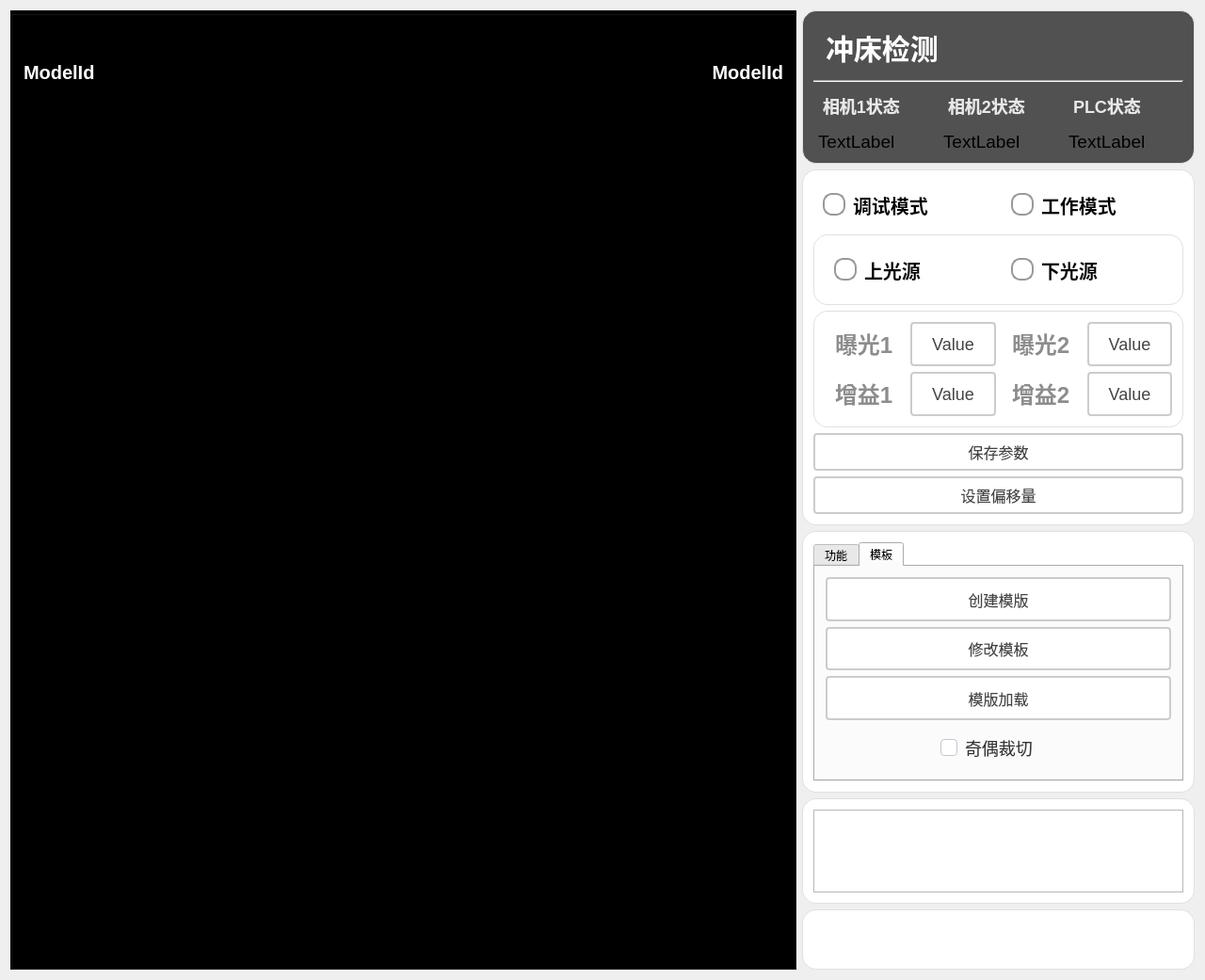
<?xml version="1.0" encoding="UTF-8"?>
<ui version="4.0">
 <class>PunchPressClass</class>
 <widget class="QMainWindow" name="PunchPressClass">
  <property name="geometry">
   <rect>
    <x>0</x>
    <y>0</y>
    <width>1280</width>
    <height>1041</height>
   </rect>
  </property>
  <property name="windowTitle">
   <string>PunchPress</string>
  </property>
  <widget class="QWidget" name="centralWidget">
   <layout class="QGridLayout" name="gridLayout_5">
    <item row="0" column="0">
     <layout class="QHBoxLayout" name="horizontalLayout_6" stretch="2,1">
      <item>
       <widget class="QGroupBox" name="gBoix_ImageDisplay">
        <property name="styleSheet">
         <string notr="true">QGroupBox{
	background-color: black;
}</string>
        </property>
        <property name="title">
         <string/>
        </property>
        <layout class="QGridLayout" name="gridLayout">
         <item row="0" column="0">
          <layout class="QVBoxLayout" name="verticalLayout" stretch="1,9">
           <item>
            <layout class="QHBoxLayout" name="horizontalLayout_3" stretch="1,1">
             <item>
              <widget class="QLabel" name="lb_showModelIdA">
               <property name="sizePolicy">
                <sizepolicy hsizetype="Expanding" vsizetype="Expanding">
                 <horstretch>0</horstretch>
                 <verstretch>0</verstretch>
                </sizepolicy>
               </property>
               <property name="styleSheet">
                <string notr="true">QLabel {
       font-size: 20px;        
       font-weight: bold;        
       color:  rgb(255, 255, 255);       
		background-color: black;
    }</string>
               </property>
               <property name="text">
                <string>ModelId</string>
               </property>
               <property name="alignment">
                <set>Qt::AlignmentFlag::AlignLeading|Qt::AlignmentFlag::AlignLeft|Qt::AlignmentFlag::AlignVCenter</set>
               </property>
              </widget>
             </item>
             <item>
              <widget class="QLabel" name="lb_showModelIdB">
               <property name="sizePolicy">
                <sizepolicy hsizetype="Expanding" vsizetype="Expanding">
                 <horstretch>0</horstretch>
                 <verstretch>0</verstretch>
                </sizepolicy>
               </property>
               <property name="layoutDirection">
                <enum>Qt::LayoutDirection::LeftToRight</enum>
               </property>
               <property name="styleSheet">
                <string notr="true">QLabel {
       font-size: 20px;        
       font-weight: bold;        
       color:  rgb(255, 255, 255);       
		background-color: black;
    }</string>
               </property>
               <property name="text">
                <string>ModelId</string>
               </property>
               <property name="alignment">
                <set>Qt::AlignmentFlag::AlignRight|Qt::AlignmentFlag::AlignTrailing|Qt::AlignmentFlag::AlignVCenter</set>
               </property>
              </widget>
             </item>
            </layout>
           </item>
           <item>
            <widget class="QLabel" name="label_imgDisplay_1">
             <property name="sizePolicy">
              <sizepolicy hsizetype="Expanding" vsizetype="Expanding">
               <horstretch>0</horstretch>
               <verstretch>0</verstretch>
              </sizepolicy>
             </property>
             <property name="maximumSize">
              <size>
               <width>999</width>
               <height>999</height>
              </size>
             </property>
             <property name="text">
              <string>TextLabel</string>
             </property>
            </widget>
           </item>
          </layout>
         </item>
        </layout>
       </widget>
      </item>
      <item>
       <layout class="QVBoxLayout" name="verticalLayout_10">
        <item>
         <widget class="QGroupBox" name="groupBox_head">
          <property name="styleSheet">
           <string notr="true">QGroupBox {
    font-size: 20px;
    font-weight: bold;
    background-color: rgb(81, 81, 81);
    border: 1px solid #e0e0e0;
    border-radius: 2px;
	border-radius: 15px
}

QGroupBox::title {
    subcontrol-origin: margin;
    left: 10px;
    padding: 0 5px;
    color: #2c3e50;
}</string>
          </property>
          <property name="title">
           <string/>
          </property>
          <layout class="QGridLayout" name="gridLayout_3">
           <item row="0" column="0">
            <layout class="QVBoxLayout" name="verticalLayout_3">
             <item>
              <layout class="QHBoxLayout" name="hLayout_title" stretch="3,2">
               <item>
                <widget class="QLabel" name="label_title">
                 <property name="sizePolicy">
                  <sizepolicy hsizetype="Expanding" vsizetype="Expanding">
                   <horstretch>0</horstretch>
                   <verstretch>0</verstretch>
                  </sizepolicy>
                 </property>
                 <property name="styleSheet">
                  <string notr="true">QLabel {
       font-size: 30px;        
       font-weight: bold;        
       color: rgb(255, 255, 255);         
       padding: 5px 5px;     
       border-bottom: 2px solid #cccccc; 
    }</string>
                 </property>
                 <property name="text">
                  <string>冲床检测</string>
                 </property>
                </widget>
               </item>
               <item>
                <widget class="QPushButton" name="pbtn_exit">
                 <property name="sizePolicy">
                  <sizepolicy hsizetype="Expanding" vsizetype="Expanding">
                   <horstretch>0</horstretch>
                   <verstretch>0</verstretch>
                  </sizepolicy>
                 </property>
                 <property name="styleSheet">
                  <string notr="true">QPushButton {
    color: white;
    border: none;
    border-radius: 5px;
    padding: 8px 16px 8px 36px; 
    font-size: 14px;
    qproperty-icon: url(:/icons/close.png);  
    qproperty-iconSize: 40px 40px;
}

QPushButton:hover {
    background-color: #ff6666;
}

QPushButton:pressed {
    background-color: #cc0000;
}</string>
                 </property>
                 <property name="text">
                  <string/>
                 </property>
                 <property name="shortcut">
                  <string notr="true"/>
                 </property>
                </widget>
               </item>
              </layout>
             </item>
             <item>
              <widget class="Line" name="line_2">
               <property name="styleSheet">
                <string notr="true">QLine {
       color: rgb(194, 194, 194);       
    }</string>
               </property>
               <property name="orientation">
                <enum>Qt::Orientation::Horizontal</enum>
               </property>
              </widget>
             </item>
             <item>
              <layout class="QHBoxLayout" name="horizontalLayout">
               <item>
                <layout class="QVBoxLayout" name="vLayout_cameraStates" stretch="3,2">
                 <item>
                  <widget class="QLabel" name="label_cameraStateTitle">
                   <property name="styleSheet">
                    <string notr="true">QLabel {
       font-size: 18px;        
       font-weight: bold;        
       color: rgb(232, 232, 232);         
       padding: 5px 5px;     
       border-bottom: 2px solid #cccccc; 
    }</string>
                   </property>
                   <property name="text">
                    <string>相机1状态</string>
                   </property>
                  </widget>
                 </item>
                 <item>
                  <layout class="QGridLayout" name="gLayout_cameraStates">
                   <property name="leftMargin">
                    <number>5</number>
                   </property>
                   <item row="0" column="0">
                    <widget class="QLabel" name="label_camera1State">
                     <property name="font">
                      <font>
                       <pointsize>14</pointsize>
                      </font>
                     </property>
                     <property name="text">
                      <string>TextLabel</string>
                     </property>
                    </widget>
                   </item>
                  </layout>
                 </item>
                </layout>
               </item>
               <item>
                <layout class="QVBoxLayout" name="vLayout_cameraStates_2" stretch="3,2">
                 <item>
                  <widget class="QLabel" name="label_cameraStateTitle_2">
                   <property name="styleSheet">
                    <string notr="true">QLabel {
       font-size: 18px;        
       font-weight: bold;        
       color: rgb(232, 232, 232);         
       padding: 5px 5px;     
       border-bottom: 2px solid #cccccc; 
    }</string>
                   </property>
                   <property name="text">
                    <string>相机2状态</string>
                   </property>
                  </widget>
                 </item>
                 <item>
                  <layout class="QGridLayout" name="gLayout_cameraStates_2">
                   <property name="leftMargin">
                    <number>5</number>
                   </property>
                   <item row="0" column="0">
                    <widget class="QLabel" name="label_camera2State">
                     <property name="font">
                      <font>
                       <pointsize>14</pointsize>
                      </font>
                     </property>
                     <property name="text">
                      <string>TextLabel</string>
                     </property>
                    </widget>
                   </item>
                  </layout>
                 </item>
                </layout>
               </item>
               <item>
                <layout class="QVBoxLayout" name="vLayout_cameraStates_3" stretch="3,2">
                 <item>
                  <widget class="QLabel" name="label_cameraStateTitle_3">
                   <property name="styleSheet">
                    <string notr="true">QLabel {
       font-size: 18px;        
       font-weight: bold;        
       color: rgb(232, 232, 232);         
       padding: 5px 5px;     
       border-bottom: 2px solid #cccccc; 
    }</string>
                   </property>
                   <property name="text">
                    <string>PLC状态</string>
                   </property>
                  </widget>
                 </item>
                 <item>
                  <layout class="QGridLayout" name="gLayout_cameraStates_3">
                   <property name="leftMargin">
                    <number>5</number>
                   </property>
                   <item row="0" column="0">
                    <widget class="QLabel" name="label_PlcState">
                     <property name="font">
                      <font>
                       <pointsize>14</pointsize>
                      </font>
                     </property>
                     <property name="text">
                      <string>TextLabel</string>
                     </property>
                    </widget>
                   </item>
                  </layout>
                 </item>
                </layout>
               </item>
              </layout>
             </item>
            </layout>
           </item>
          </layout>
         </widget>
        </item>
        <item>
         <widget class="QGroupBox" name="gBox_infor">
          <property name="styleSheet">
           <string notr="true">QGroupBox {
    font-size: 20px;
    font-weight: bold;
    background-color: rgb(255, 255, 255);
    border: 1px solid #e0e0e0;
    border-radius: 2px;
	border-radius: 15px
}

QGroupBox::title {
    subcontrol-origin: margin;
    left: 10px;
    padding: 0 5px;
    color: #2c3e50;
}</string>
          </property>
          <property name="title">
           <string/>
          </property>
          <layout class="QGridLayout" name="gridLayout_8">
           <item row="1" column="0">
            <widget class="QGroupBox" name="groupBox_5">
             <property name="title">
              <string/>
             </property>
             <layout class="QGridLayout" name="gridLayout_7">
              <item row="0" column="0">
               <layout class="QHBoxLayout" name="horizontalLayout_4">
                <item>
                 <layout class="QVBoxLayout" name="verticalLayout_7">
                  <item>
                   <layout class="QHBoxLayout" name="horizontalLayout_9">
                    <item>
                     <widget class="QLabel" name="label_3">
                      <property name="styleSheet">
                       <string notr="true">QLabel {
       font-size: 24px;        
       font-weight: bold;        
       color:  rgb(141, 141, 141);       
       padding: 5px 5px;     
       border-bottom: 2px solid #cccccc; 
    }</string>
                      </property>
                      <property name="text">
                       <string>曝光1</string>
                      </property>
                      <property name="alignment">
                       <set>Qt::AlignmentFlag::AlignLeading|Qt::AlignmentFlag::AlignLeft|Qt::AlignmentFlag::AlignVCenter</set>
                      </property>
                     </widget>
                    </item>
                    <item>
                     <widget class="QPushButton" name="btn_baoguang1">
                      <property name="sizePolicy">
                       <sizepolicy hsizetype="Expanding" vsizetype="Expanding">
                        <horstretch>0</horstretch>
                        <verstretch>0</verstretch>
                       </sizepolicy>
                      </property>
                      <property name="styleSheet">
                       <string notr="true">QPushButton {
    padding: 6px 14px;
    border: 2px solid #CCC;
    border-radius: 4px;
    background-color: white;
    color: #444;
    font-size: 18px; 
}

QPushButton:hover {
    border-color: #999;
    background-color: #F5F5F5;
}

QPushButton:pressed {
    border-color: #777;
    background-color: #EEE;
}</string>
                      </property>
                      <property name="text">
                       <string>Value</string>
                      </property>
                     </widget>
                    </item>
                   </layout>
                  </item>
                  <item>
                   <layout class="QHBoxLayout" name="horizontalLayout_10">
                    <item>
                     <widget class="QLabel" name="label_6">
                      <property name="styleSheet">
                       <string notr="true">QLabel {
       font-size: 24px;        
       font-weight: bold;        
       color:  rgb(141, 141, 141);       
       padding: 5px 5px;     
       border-bottom: 2px solid #cccccc; 
    }</string>
                      </property>
                      <property name="text">
                       <string>增益1</string>
                      </property>
                      <property name="alignment">
                       <set>Qt::AlignmentFlag::AlignLeading|Qt::AlignmentFlag::AlignLeft|Qt::AlignmentFlag::AlignVCenter</set>
                      </property>
                     </widget>
                    </item>
                    <item>
                     <widget class="QPushButton" name="btn_zengyi1">
                      <property name="sizePolicy">
                       <sizepolicy hsizetype="Expanding" vsizetype="Expanding">
                        <horstretch>0</horstretch>
                        <verstretch>0</verstretch>
                       </sizepolicy>
                      </property>
                      <property name="styleSheet">
                       <string notr="true">QPushButton {
    padding: 6px 14px;
    border: 2px solid #CCC;
    border-radius: 4px;
    background-color: white;
    color: #444;
    font-size: 18px; 
}

QPushButton:hover {
    border-color: #999;
    background-color: #F5F5F5;
}

QPushButton:pressed {
    border-color: #777;
    background-color: #EEE;
}</string>
                      </property>
                      <property name="text">
                       <string>Value</string>
                      </property>
                     </widget>
                    </item>
                   </layout>
                  </item>
                 </layout>
                </item>
                <item>
                 <layout class="QVBoxLayout" name="verticalLayout_9">
                  <item>
                   <layout class="QHBoxLayout" name="horizontalLayout_11">
                    <item>
                     <widget class="QLabel" name="label_5">
                      <property name="styleSheet">
                       <string notr="true">QLabel {
       font-size: 24px;        
       font-weight: bold;        
       color:  rgb(141, 141, 141);       
       padding: 5px 5px;     
       border-bottom: 2px solid #cccccc; 
    }</string>
                      </property>
                      <property name="text">
                       <string>曝光2</string>
                      </property>
                      <property name="alignment">
                       <set>Qt::AlignmentFlag::AlignLeading|Qt::AlignmentFlag::AlignLeft|Qt::AlignmentFlag::AlignVCenter</set>
                      </property>
                     </widget>
                    </item>
                    <item>
                     <widget class="QPushButton" name="btn_baoguang2">
                      <property name="sizePolicy">
                       <sizepolicy hsizetype="Expanding" vsizetype="Expanding">
                        <horstretch>0</horstretch>
                        <verstretch>0</verstretch>
                       </sizepolicy>
                      </property>
                      <property name="styleSheet">
                       <string notr="true">QPushButton {
    padding: 6px 14px;
    border: 2px solid #CCC;
    border-radius: 4px;
    background-color: white;
    color: #444;
    font-size: 18px; 
}

QPushButton:hover {
    border-color: #999;
    background-color: #F5F5F5;
}

QPushButton:pressed {
    border-color: #777;
    background-color: #EEE;
}</string>
                      </property>
                      <property name="text">
                       <string>Value</string>
                      </property>
                     </widget>
                    </item>
                   </layout>
                  </item>
                  <item>
                   <layout class="QHBoxLayout" name="horizontalLayout_12">
                    <item>
                     <widget class="QLabel" name="label_8">
                      <property name="styleSheet">
                       <string notr="true">QLabel {
       font-size: 24px;        
       font-weight: bold;        
       color:  rgb(141, 141, 141);       
       padding: 5px 5px;     
       border-bottom: 2px solid #cccccc; 
    }</string>
                      </property>
                      <property name="text">
                       <string>增益2</string>
                      </property>
                      <property name="alignment">
                       <set>Qt::AlignmentFlag::AlignLeading|Qt::AlignmentFlag::AlignLeft|Qt::AlignmentFlag::AlignVCenter</set>
                      </property>
                     </widget>
                    </item>
                    <item>
                     <widget class="QPushButton" name="btn_zengyi2">
                      <property name="sizePolicy">
                       <sizepolicy hsizetype="Expanding" vsizetype="Expanding">
                        <horstretch>0</horstretch>
                        <verstretch>0</verstretch>
                       </sizepolicy>
                      </property>
                      <property name="styleSheet">
                       <string notr="true">QPushButton {
    padding: 6px 14px;
    border: 2px solid #CCC;
    border-radius: 4px;
    background-color: white;
    color: #444;
    font-size: 18px; 
}

QPushButton:hover {
    border-color: #999;
    background-color: #F5F5F5;
}

QPushButton:pressed {
    border-color: #777;
    background-color: #EEE;
}</string>
                      </property>
                      <property name="text">
                       <string>Value</string>
                      </property>
                     </widget>
                    </item>
                   </layout>
                  </item>
                 </layout>
                </item>
               </layout>
              </item>
             </layout>
            </widget>
           </item>
           <item row="0" column="0">
            <layout class="QVBoxLayout" name="verticalLayout_5">
             <item>
              <layout class="QHBoxLayout" name="horizontalLayout_5">
               <item>
                <widget class="QRadioButton" name="rbtn_debug">
                 <property name="styleSheet">
                  <string notr="true">QRadioButton {
    spacing: 8px;
    font-size: 20px;
    color: #333;
    font-weight: bold;        
    color:  rgb(0, 0, 0);       
	padding: 10px;
}

/* 未选中状态 */
QRadioButton::indicator {
    width: 20px;
    height: 20px;
    border-radius: 10px;
    border: 2px solid #999;
    background: #ffffff;
}

/* 悬停效果 */
QRadioButton::indicator:hover {
    border: 2px solid #666;
}

/* 选中状态 */
QRadioButton::indicator:checked {
    border: 2px solid #2196F3;
}

/* 选中时的内圆 */
QRadioButton::indicator:checked {
    background-color: qradialgradient(
        cx:0.5, cy:0.5,
        radius:0.4,
        fx:0.5, fy:0.5,
        stop:0 #2196F3,
        stop:1 transparent
    );
}

/* 禁用状态 */
QRadioButton::indicator:disabled {
    border: 2px solid #ccc;
    background: #eee;
}

/* 点击动画效果 */
QRadioButton::indicator:pressed {
    border: 2px solid #1565C0;
    background-color: qradialgradient(
        cx:0.5, cy:0.5,
        radius:0.5,
        fx:0.5, fy:0.5,
        stop:0 #BBDEFB,
        stop:1 transparent
    );
}</string>
                 </property>
                 <property name="text">
                  <string>调试模式</string>
                 </property>
                </widget>
               </item>
               <item>
                <widget class="QRadioButton" name="rbtn_removeFunc">
                 <property name="styleSheet">
                  <string notr="true">QRadioButton {
    spacing: 8px;
    font-size: 20px;
    color: #333;
    font-weight: bold;        
    color:  rgb(0, 0, 0);       
	padding: 10px;
}

/* 未选中状态 */
QRadioButton::indicator {
    width: 20px;
    height: 20px;
    border-radius: 10px;
    border: 2px solid #999;
    background: #ffffff;
}

/* 悬停效果 */
QRadioButton::indicator:hover {
    border: 2px solid #666;
}

/* 选中状态 */
QRadioButton::indicator:checked {
    border: 2px solid #2196F3;
}

/* 选中时的内圆 */
QRadioButton::indicator:checked {
    background-color: qradialgradient(
        cx:0.5, cy:0.5,
        radius:0.4,
        fx:0.5, fy:0.5,
        stop:0 #2196F3,
        stop:1 transparent
    );
}

/* 禁用状态 */
QRadioButton::indicator:disabled {
    border: 2px solid #ccc;
    background: #eee;
}

/* 点击动画效果 */
QRadioButton::indicator:pressed {
    border: 2px solid #1565C0;
    background-color: qradialgradient(
        cx:0.5, cy:0.5,
        radius:0.5,
        fx:0.5, fy:0.5,
        stop:0 #BBDEFB,
        stop:1 transparent
    );
}</string>
                 </property>
                 <property name="text">
                  <string>工作模式</string>
                 </property>
                </widget>
               </item>
              </layout>
             </item>
             <item>
              <widget class="QGroupBox" name="groupBox_4">
               <property name="title">
                <string/>
               </property>
               <layout class="QHBoxLayout" name="horizontalLayout_2">
                <item>
                 <widget class="QRadioButton" name="rbtn_upLight">
                  <property name="styleSheet">
                   <string notr="true">QRadioButton {
    spacing: 8px;
    font-size: 20px;
    color: #333;
    font-weight: bold;        
    color:  rgb(0, 0, 0);       
	padding: 10px;
}

/* 未选中状态 */
QRadioButton::indicator {
    width: 20px;
    height: 20px;
    border-radius: 10px;
    border: 2px solid #999;
    background: #ffffff;
}

/* 悬停效果 */
QRadioButton::indicator:hover {
    border: 2px solid #666;
}

/* 选中状态 */
QRadioButton::indicator:checked {
    border: 2px solid #2196F3;
}

/* 选中时的内圆 */
QRadioButton::indicator:checked {
    background-color: qradialgradient(
        cx:0.5, cy:0.5,
        radius:0.4,
        fx:0.5, fy:0.5,
        stop:0 #2196F3,
        stop:1 transparent
    );
}

/* 禁用状态 */
QRadioButton::indicator:disabled {
    border: 2px solid #ccc;
    background: #eee;
}

/* 点击动画效果 */
QRadioButton::indicator:pressed {
    border: 2px solid #1565C0;
    background-color: qradialgradient(
        cx:0.5, cy:0.5,
        radius:0.5,
        fx:0.5, fy:0.5,
        stop:0 #BBDEFB,
        stop:1 transparent
    );
}</string>
                  </property>
                  <property name="text">
                   <string>上光源</string>
                  </property>
                 </widget>
                </item>
                <item>
                 <widget class="QRadioButton" name="rbtn_downLight">
                  <property name="styleSheet">
                   <string notr="true">QRadioButton {
    spacing: 8px;
    font-size: 20px;
    color: #333;
    font-weight: bold;        
    color:  rgb(0, 0, 0);       
	padding: 10px;
}

/* 未选中状态 */
QRadioButton::indicator {
    width: 20px;
    height: 20px;
    border-radius: 10px;
    border: 2px solid #999;
    background: #ffffff;
}

/* 悬停效果 */
QRadioButton::indicator:hover {
    border: 2px solid #666;
}

/* 选中状态 */
QRadioButton::indicator:checked {
    border: 2px solid #2196F3;
}

/* 选中时的内圆 */
QRadioButton::indicator:checked {
    background-color: qradialgradient(
        cx:0.5, cy:0.5,
        radius:0.4,
        fx:0.5, fy:0.5,
        stop:0 #2196F3,
        stop:1 transparent
    );
}

/* 禁用状态 */
QRadioButton::indicator:disabled {
    border: 2px solid #ccc;
    background: #eee;
}

/* 点击动画效果 */
QRadioButton::indicator:pressed {
    border: 2px solid #1565C0;
    background-color: qradialgradient(
        cx:0.5, cy:0.5,
        radius:0.5,
        fx:0.5, fy:0.5,
        stop:0 #BBDEFB,
        stop:1 transparent
    );
}</string>
                  </property>
                  <property name="text">
                   <string>下光源</string>
                  </property>
                 </widget>
                </item>
               </layout>
              </widget>
             </item>
            </layout>
           </item>
           <item row="2" column="0">
            <widget class="QPushButton" name="btn_saveProcessParam">
             <property name="sizePolicy">
              <sizepolicy hsizetype="Expanding" vsizetype="Expanding">
               <horstretch>0</horstretch>
               <verstretch>0</verstretch>
              </sizepolicy>
             </property>
             <property name="styleSheet">
              <string notr="true">QPushButton {
    padding: 6px 14px;
    border: 2px solid #CCC;
    border-radius: 4px;
    background-color: white;
    color: #444;
    font-size: 16px; 
}

QPushButton:hover {
    border-color: #999;
    background-color: #F5F5F5;
}

QPushButton:pressed {
    border-color: #777;
    background-color: #EEE;
}</string>
             </property>
             <property name="text">
              <string>保存参数</string>
             </property>
            </widget>
           </item>
           <item row="3" column="0">
            <widget class="QPushButton" name="btn_setOffSet">
             <property name="sizePolicy">
              <sizepolicy hsizetype="Expanding" vsizetype="Expanding">
               <horstretch>0</horstretch>
               <verstretch>0</verstretch>
              </sizepolicy>
             </property>
             <property name="styleSheet">
              <string notr="true">QPushButton {
    padding: 6px 14px;
    border: 2px solid #CCC;
    border-radius: 4px;
    background-color: white;
    color: #444;
    font-size: 16px; 
}

QPushButton:hover {
    border-color: #999;
    background-color: #F5F5F5;
}

QPushButton:pressed {
    border-color: #777;
    background-color: #EEE;
}</string>
             </property>
             <property name="text">
              <string>设置偏移量</string>
             </property>
            </widget>
           </item>
          </layout>
         </widget>
        </item>
        <item>
         <widget class="QGroupBox" name="groupBox_3">
          <property name="styleSheet">
           <string notr="true">QGroupBox {
    font-size: 20px;
    font-weight: bold;
    background-color: rgb(255, 255, 255);
    border: 1px solid #e0e0e0;
    border-radius: 2px;
	border-radius: 15px
}

QGroupBox::title {
    subcontrol-origin: margin;
    left: 10px;
    padding: 0 5px;
    color: #2c3e50;
}</string>
          </property>
          <property name="title">
           <string/>
          </property>
          <layout class="QGridLayout" name="gridLayout_2">
           <item row="0" column="0">
            <widget class="QTabWidget" name="tabWidget">
             <property name="currentIndex">
              <number>1</number>
             </property>
             <widget class="QWidget" name="tab">
              <attribute name="title">
               <string>功能</string>
              </attribute>
              <layout class="QGridLayout" name="gridLayout_4">
               <item row="0" column="0">
                <layout class="QVBoxLayout" name="verticalLayout_6">
                 <item>
                  <widget class="QPushButton" name="btn_jibianjiaozheng">
                   <property name="sizePolicy">
                    <sizepolicy hsizetype="Expanding" vsizetype="Expanding">
                     <horstretch>0</horstretch>
                     <verstretch>0</verstretch>
                    </sizepolicy>
                   </property>
                   <property name="styleSheet">
                    <string notr="true">QPushButton {
    padding: 6px 14px;
    border: 2px solid #CCC;
    border-radius: 4px;
    background-color: white;
    color: #444;
    font-size: 20px; 
}

QPushButton:hover {
    border-color: #999;
    background-color: #F5F5F5;
}

QPushButton:pressed {
    border-color: #777;
    background-color: #EEE;
}</string>
                   </property>
                   <property name="text">
                    <string>畸变矫正</string>
                   </property>
                  </widget>
                 </item>
                 <item>
                  <widget class="QPushButton" name="btn_jiudianbiaoding">
                   <property name="sizePolicy">
                    <sizepolicy hsizetype="Expanding" vsizetype="Expanding">
                     <horstretch>0</horstretch>
                     <verstretch>0</verstretch>
                    </sizepolicy>
                   </property>
                   <property name="styleSheet">
                    <string notr="true">QPushButton {
    padding: 6px 14px;
    border: 2px solid #CCC;
    border-radius: 4px;
    background-color: white;
    color: #444;
    font-size: 20px; 
}

QPushButton:hover {
    border-color: #999;
    background-color: #F5F5F5;
}

QPushButton:pressed {
    border-color: #777;
    background-color: #EEE;
}</string>
                   </property>
                   <property name="text">
                    <string>九点标定</string>
                   </property>
                  </widget>
                 </item>
                 <item>
                  <widget class="QPushButton" name="btn_imageStitching">
                   <property name="sizePolicy">
                    <sizepolicy hsizetype="Expanding" vsizetype="Expanding">
                     <horstretch>0</horstretch>
                     <verstretch>0</verstretch>
                    </sizepolicy>
                   </property>
                   <property name="styleSheet">
                    <string notr="true">QPushButton {
    padding: 6px 14px;
    border: 2px solid #CCC;
    border-radius: 4px;
    background-color: white;
    color: #444;
    font-size: 20px; 
}

QPushButton:hover {
    border-color: #999;
    background-color: #F5F5F5;
}

QPushButton:pressed {
    border-color: #777;
    background-color: #EEE;
}</string>
                   </property>
                   <property name="text">
                    <string>图像拼接</string>
                   </property>
                  </widget>
                 </item>
                 <item>
                  <widget class="QPushButton" name="btn_save">
                   <property name="sizePolicy">
                    <sizepolicy hsizetype="Expanding" vsizetype="Expanding">
                     <horstretch>0</horstretch>
                     <verstretch>0</verstretch>
                    </sizepolicy>
                   </property>
                   <property name="styleSheet">
                    <string notr="true">QPushButton {
    padding: 6px 14px;
    border: 2px solid #CCC;
    border-radius: 4px;
    background-color: white;
    color: #444;
    font-size: 20px; 
}

QPushButton:hover {
    border-color: #999;
    background-color: #F5F5F5;
}

QPushButton:pressed {
    border-color: #777;
    background-color: #EEE;
}</string>
                   </property>
                   <property name="text">
                    <string>保存所有参数</string>
                   </property>
                  </widget>
                 </item>
                </layout>
               </item>
              </layout>
             </widget>
             <widget class="QWidget" name="tab_2">
              <attribute name="title">
               <string>模板</string>
              </attribute>
              <layout class="QGridLayout" name="gridLayout_6">
               <item row="0" column="0">
                <layout class="QVBoxLayout" name="verticalLayout_4" stretch="1,1,1,1">
                 <item>
                  <widget class="QPushButton" name="btn_createModel">
                   <property name="sizePolicy">
                    <sizepolicy hsizetype="Expanding" vsizetype="Expanding">
                     <horstretch>0</horstretch>
                     <verstretch>0</verstretch>
                    </sizepolicy>
                   </property>
                   <property name="styleSheet">
                    <string notr="true">QPushButton {
    padding: 6px 14px;
    border: 2px solid #CCC;
    border-radius: 4px;
    background-color: white;
    color: #444;
    font-size: 16px; 
}

QPushButton:hover {
    border-color: #999;
    background-color: #F5F5F5;
}

QPushButton:pressed {
    border-color: #777;
    background-color: #EEE;
}</string>
                   </property>
                   <property name="text">
                    <string>创建模版</string>
                   </property>
                  </widget>
                 </item>
                 <item>
                  <widget class="QPushButton" name="btn_changeModel">
                   <property name="sizePolicy">
                    <sizepolicy hsizetype="Expanding" vsizetype="Expanding">
                     <horstretch>0</horstretch>
                     <verstretch>0</verstretch>
                    </sizepolicy>
                   </property>
                   <property name="styleSheet">
                    <string notr="true">QPushButton {
    padding: 6px 14px;
    border: 2px solid #CCC;
    border-radius: 4px;
    background-color: white;
    color: #444;
    font-size: 16px; 
}

QPushButton:hover {
    border-color: #999;
    background-color: #F5F5F5;
}

QPushButton:pressed {
    border-color: #777;
    background-color: #EEE;
}</string>
                   </property>
                   <property name="text">
                    <string>修改模板</string>
                   </property>
                  </widget>
                 </item>
                 <item>
                  <widget class="QPushButton" name="btn_loadModel">
                   <property name="sizePolicy">
                    <sizepolicy hsizetype="Expanding" vsizetype="Expanding">
                     <horstretch>0</horstretch>
                     <verstretch>0</verstretch>
                    </sizepolicy>
                   </property>
                   <property name="styleSheet">
                    <string notr="true">QPushButton {
    padding: 6px 14px;
    border: 2px solid #CCC;
    border-radius: 4px;
    background-color: white;
    color: #444;
    font-size: 16px; 
}

QPushButton:hover {
    border-color: #999;
    background-color: #F5F5F5;
}

QPushButton:pressed {
    border-color: #777;
    background-color: #EEE;
}</string>
                   </property>
                   <property name="text">
                    <string>模版加载</string>
                   </property>
                  </widget>
                 </item>
                 <item>
                  <layout class="QHBoxLayout" name="horizontalLayout_7" stretch="1,1,1">
                   <item>
                    <spacer name="horizontalSpacer">
                     <property name="orientation">
                      <enum>Qt::Orientation::Horizontal</enum>
                     </property>
                     <property name="sizeHint" stdset="0">
                      <size>
                       <width>40</width>
                       <height>20</height>
                      </size>
                     </property>
                    </spacer>
                   </item>
                   <item>
                    <widget class="QCheckBox" name="ckb_jioucaiqie">
                     <property name="sizePolicy">
                      <sizepolicy hsizetype="Minimum" vsizetype="Minimum">
                       <horstretch>0</horstretch>
                       <verstretch>0</verstretch>
                      </sizepolicy>
                     </property>
                     <property name="layoutDirection">
                      <enum>Qt::LayoutDirection::LeftToRight</enum>
                     </property>
                     <property name="styleSheet">
                      <string notr="true">QCheckBox {
    spacing: 8px;
    color: #333333;
    font-size: 18px;
    background: transparent;
}

QCheckBox::indicator {
    width: 16px;
    height: 16px;
    border: 1px solid #BFC7D1;
    border-radius: 4px;
    background: #FFFFFF;
}

QCheckBox::indicator:hover {
    border: 1px solid #409EFF;
    background: #F7FAFF;
}

QCheckBox::indicator:checked {
    border: 1px solid #409EFF;
    background: #409EFF;
}

QCheckBox::indicator:checked:hover {
    border: 1px solid #337ECC;
    background: #337ECC;
}

QCheckBox::indicator:disabled {
    border: 1px solid #D5DBE3;
    background: #F3F5F7;
}

QCheckBox:disabled {
    color: #A8B0B8;
}</string>
                     </property>
                     <property name="text">
                      <string>奇偶裁切</string>
                     </property>
                    </widget>
                   </item>
                   <item>
                    <spacer name="horizontalSpacer_2">
                     <property name="orientation">
                      <enum>Qt::Orientation::Horizontal</enum>
                     </property>
                     <property name="sizeHint" stdset="0">
                      <size>
                       <width>40</width>
                       <height>20</height>
                      </size>
                     </property>
                    </spacer>
                   </item>
                  </layout>
                 </item>
                </layout>
               </item>
              </layout>
             </widget>
            </widget>
           </item>
          </layout>
         </widget>
        </item>
        <item>
         <widget class="QGroupBox" name="groupBox_2">
          <property name="styleSheet">
           <string notr="true">QGroupBox {
    font-size: 20px;
    font-weight: bold;
    background-color: rgb(255, 255, 255);
    border: 1px solid #e0e0e0;
    border-radius: 2px;
	border-radius: 15px
}

QGroupBox::title {
    subcontrol-origin: margin;
    left: 10px;
    padding: 0 5px;
    color: #2c3e50;
}</string>
          </property>
          <property name="title">
           <string/>
          </property>
          <layout class="QVBoxLayout" name="verticalLayout_2">
           <item>
            <widget class="QTableWidget" name="tabWidget_info"/>
           </item>
          </layout>
         </widget>
        </item>
        <item>
         <widget class="QGroupBox" name="gBox_companyInfo">
          <property name="styleSheet">
           <string notr="true">QGroupBox {
    font-size: 20px;
    font-weight: bold;
    background-color: rgb(255, 255, 255);
    border: 1px solid #e0e0e0;
    border-radius: 2px;
	border-radius: 15px
}

QGroupBox::title {
    subcontrol-origin: margin;
    left: 10px;
    padding: 0 5px;
    color: #2c3e50;
}</string>
          </property>
          <property name="title">
           <string/>
          </property>
          <layout class="QHBoxLayout" name="horizontalLayout_13">
           <item>
            <widget class="QLabel" name="label_companyInfo">
             <property name="font">
              <font>
               <pointsize>-1</pointsize>
               <bold>true</bold>
              </font>
             </property>
             <property name="styleSheet">
              <string notr="true">QLabel {
       font-size: 24px;        
       font-weight: bold;        
       color:  rgb(141, 141, 141);       
       padding: 5px 5px;     
       border-bottom: 2px solid #cccccc; 
    }</string>
             </property>
             <property name="text">
              <string/>
             </property>
            </widget>
           </item>
          </layout>
         </widget>
        </item>
       </layout>
      </item>
     </layout>
    </item>
   </layout>
  </widget>
 </widget>
 <layoutdefault spacing="6" margin="11"/>
 <resources/>
 <connections/>
</ui>
